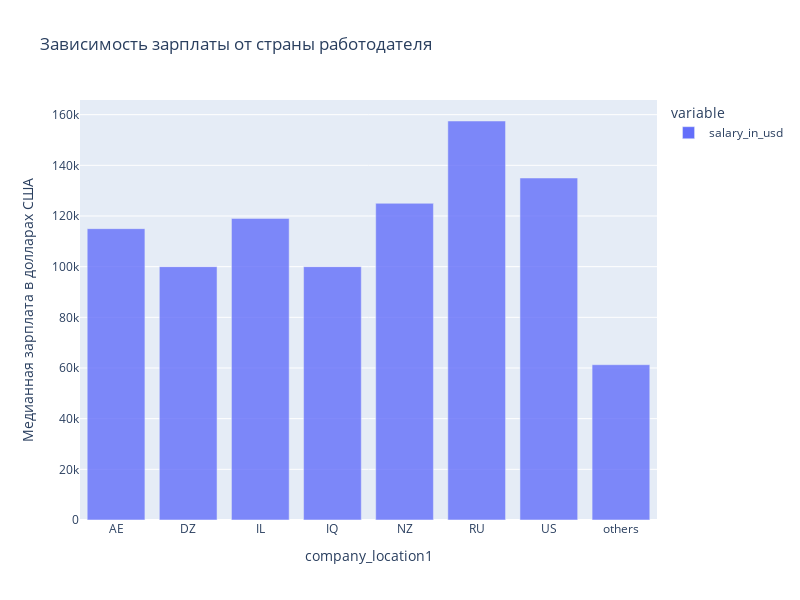

Notebook cell for this chart:
### Code cell
# строим столбчатую диаграмму для определения стран-лидеров по уровню медианных зарплат в DS

grouped5 = data.groupby('company_location1')['salary_in_usd'].median()

fig = px.bar(grouped5,
             title='Зависимость зарплаты от страны работодателя',
             opacity = 0.8,
             height=600,
             width=800
            )
fig.update_layout(xaxis_title='company_location1', yaxis_title='Медианная зарплата в долларах США')
fig.write_html("images/bar3.html")
fig.show()

### Figure 1 — Plotly figure (JSON) as saved in the notebook; plotly's stock layout.template omitted (floating-point values rounded to 4 significant figures)
{"data": [{"alignmentgroup": "True", "hovertemplate": "variable=salary_in_usd<br>company_location1=%{x}<br>value=%{y}<extra></extra>", "legendgroup": "salary_in_usd", "marker": {"color": "#636efa", "opacity": 0.8, "pattern": {"shape": ""}}, "name": "salary_in_usd", "offsetgroup": "salary_in_usd", "orientation": "v", "showlegend": true, "textposition": "auto", "type": "bar", "x": ["AE", "DZ", "IL", "IQ", "NZ", "RU", "US", "others"], "xaxis": "x", "y": [115000, 100000, 119059, 100000, 125000, 157500, 135000, 61300], "yaxis": "y"}], "layout": {"barmode": "relative", "height": 600, "legend": {"title": {"text": "variable"}, "tracegroupgap": 0}, "title": {"text": "Зависимость зарплаты от страны работодателя"}, "width": 800, "xaxis": {"anchor": "y", "domain": [0, 1], "title": {"text": "company_location1"}}, "yaxis": {"anchor": "x", "domain": [0, 1], "title": {"text": "Медианная зарплата в долларах США"}}}}
